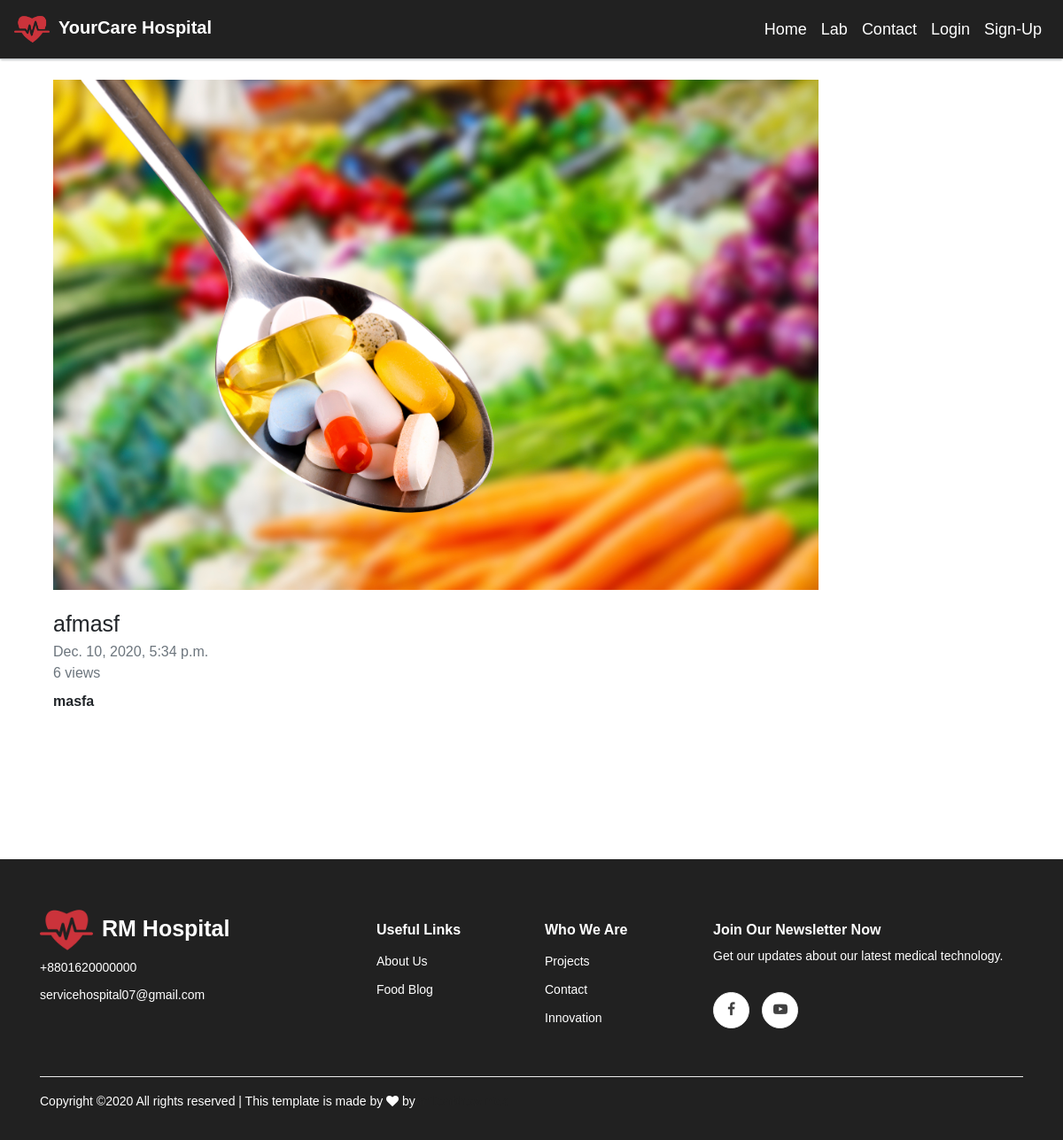
Before: /food/afmasf-/ with the older database file.
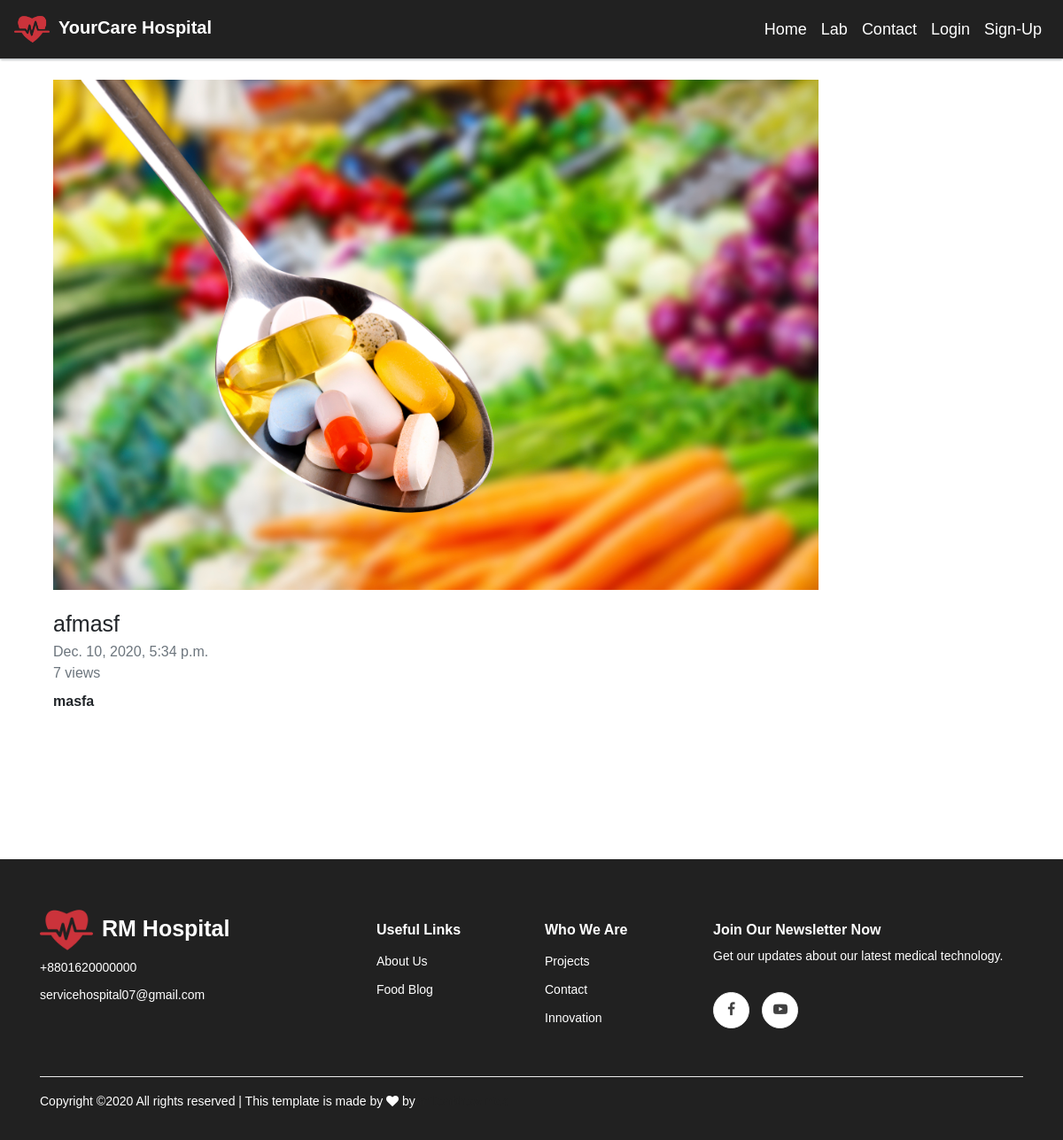
After: the same page with the newer database file.
### home/models.py (models this page shows, shortened)
class FoodBlog(models.Model):
	title = models.CharField(max_length=255, blank=True, default='')
	date = models.DateTimeField(default=datetime.datetime.now(), blank=True)
	post_image = models.ImageField(upload_to='blog_images', null=True, blank=True)
	formatted_image = ImageSpecField(source='post_image', processors=[ResizeToFill(800,300)], format='JPEG', options={'quality':90})
	description = RichTextField(max_length=1000, null=True, blank=True)
	view = models.IntegerField(blank=True, default=0)
	slug = models.SlugField(unique=True,blank=True, default='')

### home/views.py (the view, shortened to what this page needs)
# urls.py: path('food/<str:slug>/',views.FoodBlogPost.as_view(), name='food_blog_post'),
class FoodBlogPost(View):
	template_name = 'home/blog/food_blog_post.html'
	def get(self, request, slug):
		try:
			foodblog = store_model.FoodBlog.objects.get(slug=slug)
		except store_model.FoodBlog.DoesNotExist:
			return HttpResponse("<h1>No matches the given query.</h1>")
		contexts = {
			'post':foodblog,
		}
		return render(request, self.template_name, contexts)

### home/templates/home/blog/food_blog_post.html
{% extends 'base.html' %}
{% block content %}
{% load static %}
<div class="container">
		<div class="row">
			<div class="col-md-12">
				<div class="container">
					<div >
						<img src="{{post.formatted_image.url}}" style="width:80%;display:block;margin-bottom: 20px;"/>
					</div>
						<div style="font-size: 25px;">
							{{post.title}}
						</div>
					<div class="text-muted">
						{{post.date}}
					</div>
					<div class="text-muted">
						{{post.view}} views
					</div>
					<div class="my-2">
						{{post.description | safe}}
					</div>
				</div>
			</div>
		</div>
</div>
{% endblock %}

### home/templates/base.html (shortened to what this page needs)
<!DOCTYPE html>
<html>
	<head>
		{% load static %}
		<link rel="stylesheet" href="{% static 'bootstrap css/bootstrap.min.css'%}" type="text/css">
		<link rel="stylesheet" href="{% static 'bootstrap css/bootstrap-grid.min.css'%}" type="text/css">
		<link rel="stylesheet" href="{% static 'bootstrap css/bootstrap-reboot.min.css' %}" type="text/css">
		<link rel="stylesheet" href="{% static 'css/font-awesome.min.css' %}" type="text/css">
		<link rel="stylesheet" href="{% static 'css/elegant-icons.css' %}" type="text/css">
		<link rel="stylesheet" href="{% static 'css/owl.carousel.min.css' %}" type="text/css" >
	    <link rel="stylesheet" href="{% static 'css/owl.theme.default.min.css' %}" type="text/css">
		<link rel="stylesheet" href="{% static 'css/main.css' %}" type="text/css">
	</head>
	<body>
			<nav class="navbar navbar-expand-lg fixed-top" style="background-color: #212121;border-bottom-width:1px;border-bottom-color:#c5c8ca;border-bottom-style: solid;box-shadow: 0 2px 2px -1px #c5c8ca;">
			    <div class="d-flex flex-grow-1">
			        <a class="navbar-brand" href="{% url 'home:home_info' %}" style="font-weight: 600;color: #fff;">
			        	<img src="{% static 'images/company logo.png' %}" style="width: 40px; height: 40px;margin-right: 10px;">YourCare Hospital
			        </a>
			        <div class="w-100 text-right">
			        </div>
			    </div>
			    <div class="collapse navbar-collapse flex-grow-1 text-left" id="myNavbar7">
			        <ul class="navbar-nav ml-auto flex-nowrap text-capitalize"style="font-size: 18px;">
			        	<li class="nav-item">
		            		<a href="{% url 'home:home_info' %}" class="nav-link" style="color: #fff;">home</a>
		            	</li>
		            	<li class="nav-item">
		            		<a href="{% url 'home:lab_details' %}" class="nav-link"style="color: #fff;">lab</a>
		            	</li>
		            	<li class="nav-item">
		            		<a href="{% url 'staff:contact' %}" class="nav-link"style="color: #fff;">contact</a>
		            	</li>
			            {% if request.user.is_authenticated %}
			            	<li class="nav-item text-capitalize">
			            		<a href="{% url 'account:user_profile' request.user.username %}" class="nav-link"style="color: #fff;">profile</a>
			            	</li>
				            <li class="nav-item text-capitalize">
				            	<a href="{% url 'account:logout' %}" class="nav-link" style="color: #fff;">logout</a>
				            </li>
				        {% else %}
				        	<li class="nav-item text-capitalize">
			                	<a href="{% url 'account:login' %}" class="nav-link"style="color: #fff;">login</a>
				            </li>
				            <li class="nav-item text-capitalize">
			                	<a href="{% url 'account:signup' %}" class="nav-link"style="color: #fff;">sign-up</a>
				            </li>
			            {% endif %}
			        </ul>
			    </div>
			</nav>
			{% block content %}
			{% endblock %}
    <footer class="footer spad" style="margin-top: 150px;background-color: #212121;">
        <div class="container">
            <div class="row">
                <div class="col-lg-3 col-md-6 col-sm-6">
                    <div class="footer__about" style="margin-top: -20px;">
                        <div class="footer__about__logo" style="margin-bottom: 0px;">
                            <a href="{% url 'home:home_info' %}" style="font-weight: 600;color: #fff;font-size: 25px;text-decoration: none;"><img src="{% static 'images/company logo.png' %}" style="width: 60px; height: 60px;margin-right: 10px;">RM Hospital</a>
                        </div>
                        <ul>
                            <li style="font-size: 14px;color: #fff;line-height: 25px;">+8801620000000</li>
                            <li style="font-size: 14px;color: #fff;">servicehospital07@gmail.com</li>
                        </ul>
                    </div>
                </div>
                <div class="col-lg-2 col-md-3 col-sm-3 offset-lg-1">
                    <div class="footer__widget">
                        <h6 style="color: #fff;">Useful Links</h6>
                        <ul style="list-style: circle;">
                            <li><a href="#"  style="color: #fff;">About Us</a></li>
                            <li><a href="{% url 'home:food_posts' %}"style="color: #fff;">Food Blog</a></li>
                        </ul>
                    </div>
                </div>
                <div class="col-lg-2 col-md-3 col-sm-3">
                    <div class="footer__widget">
                        <h6 style="color: #fff;">Who We Are</h6>
                        <ul>
                            <li><a href="https://www.hackster.io/projects/tags/medical" style="color: #fff;">Projects</a></li>
                            <li><a href="{% url 'staff:contact' %}"style="color: #fff;">Contact</a></li>
                            <li><a href="https://time.com/5710295/top-health-innovations/"style="color: #fff;">Innovation</a></li>
                        </ul>
                    </div>
                </div>
                <div class="col-lg-4 col-md-12">
                    <div class="footer__widget">
                        <h6 style="color: #fff;">Join Our Newsletter Now</h6>
                        <p style="color: #fff;">Get our updates about our latest medical technology.</p>
                        <div class="footer__widget__social">
                                <a href="#" target="_blank" ><i class="fa fa-facebook"></i></a>
                                <a href="#" target="_blank"><i class="fa fa-youtube-play"></i></a>
                        </div>
                    </div>
                </div>
            </div>
            <div class="row">
                <div class="col-lg-12">
                    <div class="footer__copyright">
                        <div class="footer__copyright__text"><p style="color: #fff;">
  Copyright &copy;<script>document.write(new Date().getFullYear());</script> All rights reserved | This template is made by <i class="fa fa-heart" aria-hidden="true"></i> by <a href="#" target="_blank">miltonbhowmick</a>
  </p></div>
                    </div>
                </div>
            </div>
        </div>
    </footer>
	</body>
</html>

### static/css/main.css (style rules this page uses)
body { padding-top: 90px; font-family: din,sans-serif; font-size: 1rem; font-weight: 400; line-height: 1.5; color: #212529; text-align: left; }
a { color: #222; }
ul, ol { padding: 0; margin: 0; }
.footer { background: #F3F6FA; padding-top: 70px; padding-bottom: 0; }
.footer__about { margin-bottom: 30px; }
.footer__about ul li { font-size: 16px; color: #fff; line-height: 36px; list-style: none; }
.footer__about__logo { margin-bottom: 15px; }
.footer__about__logo a { display: inline-block; }
.footer__widget { margin-bottom: 30px; overflow: hidden; }
.footer__widget h6 { color: #fff; font-weight: 700; margin-bottom: 10px; }
.footer__widget ul { width: 50%; float: left; }
.footer__widget ul li { list-style: none; }
.footer__widget ul li a { color: #fff; font-size: 14px; line-height: 32px; text-decoration: none; }
.footer__widget p { font-size: 14px; color: #fff; margin-bottom: 30px; }
.footer__widget .footer__widget__social a { display: inline-block; height: 41px; width: 41px; font-size: 16px; color: #404040; border: 1px solid #ededed; border-radius: 50%; line-height: 38px; text-align: center; background: #ffffff; -webkit-transition: all, 0.3s; -moz-transition: all, 0.3s; -ms-transition: all, 0.3s; -o-transition: all, 0.3s; transition: all, 0.3s; margin-right: 10px; }
.footer__widget .footer__widget__social a:last-child { margin-right: 0; }
.footer__copyright { border-top: 1px solid #ebebeb; padding: 15px 0; overflow: hidden; margin-top: 20px; }
.footer__copyright__text { font-size: 14px; color: #fff; float: left; line-height: 25px; }

Changed rows visible on the page:
changed FoodBlog "afmasf": view "6" → "7"
